Frame 1 (no input): blank canvas, image omitted
Frame 60 (the mouse pressed at the canvas centre just before this capture): blank canvas, image omitted
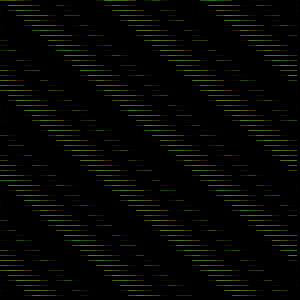
Frame 120 (the mouse held since frame 60 and released just before this capture)

The Processing sketch whose frames 1 and 60 were blank and that drew this single picture after the mouse press (run headless with seeded random() and noise(); from frame 60 on, the mouse is pressed at the canvas centre):

// Processing sketch: lines_00
// ── lines_00.pde
float lth=8;
float gap=5;
float lfo1=0.0;
float lfo2=0.1;
float t=0;
float dt=0.001;

void setup(){
  size(300,300);
  colorMode(HSB,360,100,100);
  background(0);
}

void draw(){
  dt=float(mouseX)/float(width);
  for(int j=0;j<int(height/gap);j++){
    for(int i=0;i<int(width/lth);i++){
      float fx=5*sin(t/4)+10*sin(t/2)+30*sin(t)+25*sin(t*2)+10*sin(t*4);
      float hx=30*sin(t*2)+20*sin(t/4)+10*sin(t/7);
      stroke(60+hx,75,fx);
      line(i*lth,j*gap,i*lth+lth,j*gap);
      t+=dt;
    }
  }
}
